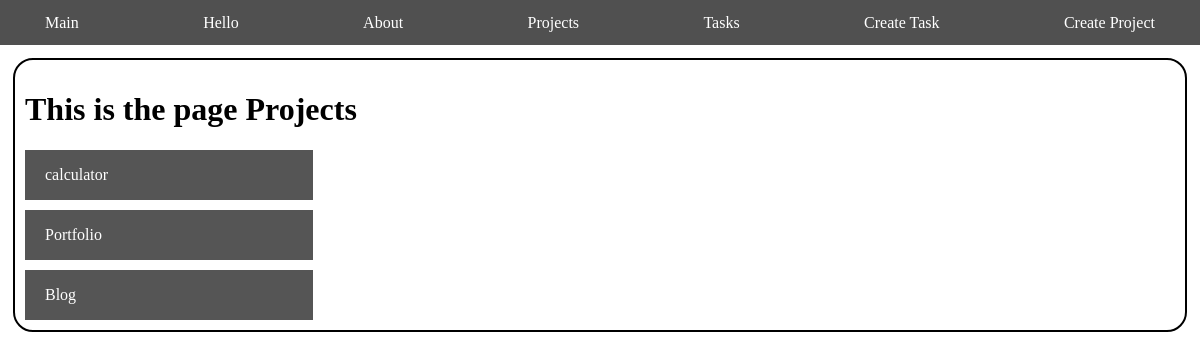
Before: /projects with the older database file.
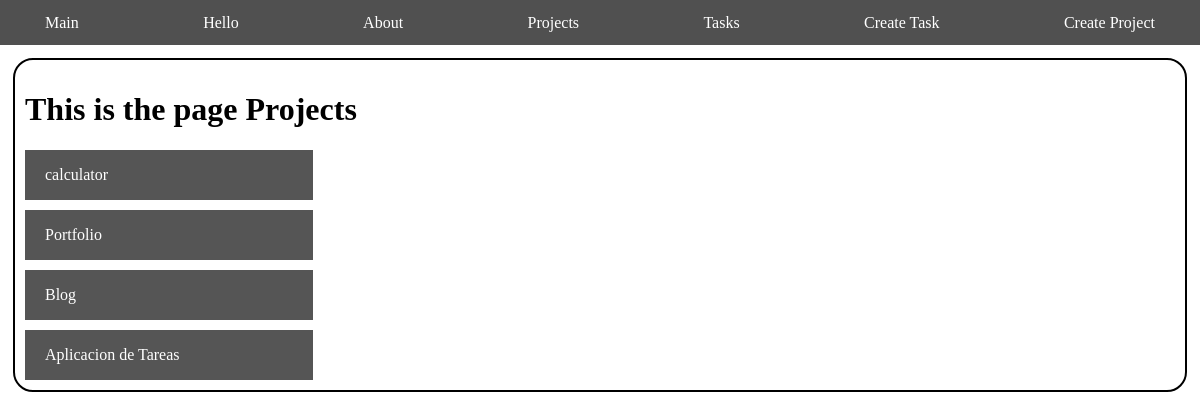
After: the same page with the newer database file.
### queries/models.py (models this page shows, shortened)
class Project(models.Model):
    name = models.CharField(max_length=200)

### queries/views.py (the view)
# urls.py: path('projects', views.get_all_projects),
def get_all_projects(request):
    all_projects = Project.objects.all()
    return render(request, "projects/projects.html", {
        "projects": all_projects
    })

### queries/templates/projects/projects.html (shortened to what this page needs)
{% extends 'layouts/navbar.html' %}
{% load static %}
{% block content %}
<h1>This is the page Projects</h1>
<div class="project-container">
    {% for project in projects %}
        <div id="{{ project.id }}" class="btn-project">
            <p>{{ project.name }}</p>
        </div>
    {% endfor %}
</div>
{% endblock %}

Changed rows visible on the page:
added Project: name "Aplicacion de Tareas"
